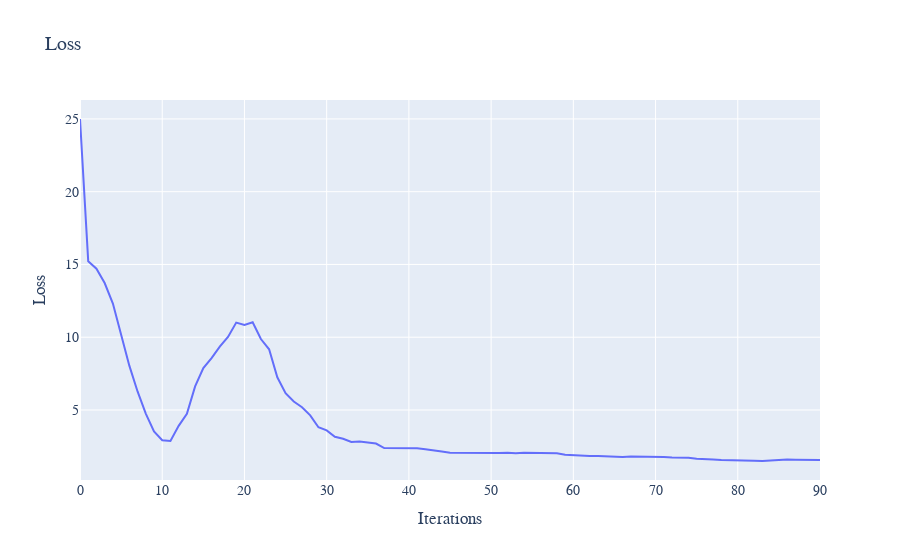

This figure's notebook cell:
### Code cell
eq = LQR()
solver = FBSDESolver(model, eq)
loss = np.array(list(solver.train(200)))
plot_losses(loss)

### Figure 1 — Plotly figure (JSON) as saved in the notebook; plotly's stock layout.template omitted (floating-point values rounded to 4 significant figures)
{"data": [{"mode": "lines", "name": "Error at x=0.1", "type": "scatter", "x": [0, 1, 2, 3, 4, 5, 6, 7, 8, 9, 10, 11, 12, 13, 14, 15, 16, 17, 18, 19, 20, 21, 22, 23, 24, 25, 26, 27, 28, 29, 30, 31, 32, 33, 34, 35, 36, 37, 38, 39, 40, 41, 42, 43, 44, 45, 46, 47, 48, 49, 50, 51, 52, 53, 54, 55, 56, 57, 58, 59, 60, 61, 62, 63, 64, 65, 66, 67, 68, 69, 70, 71, 72, 73, 74, 75, 76, 77, 78, 79, 80, 81, 82, 83, 84, 85, 86, 87, 88, 89, 90], "xaxis": "x", "y": [24.99, 15.22, 14.71, 13.72, 12.32, 10.11, 8.048, 6.274, 4.753, 3.522, 2.92, 2.877, 3.909, 4.74, 6.621, 7.876, 8.564, 9.347, 10.02, 11.01, 10.84, 11.03, 9.876, 9.173, 7.244, 6.162, 5.583, 5.192, 4.633, 3.812, 3.596, 3.163, 3.025, 2.803, 2.831, 2.762, 2.697, 2.382, 2.381, 2.328, 2.328, 2.374, 2.309, 2.246, 2.149, 2.061, 2.055, 2.084, 2.031, 2.063, 2.067, 2.045, 2.062, 2.028, 2.065, 2.042, 2.048, 2.009, 2.021, 1.92, 1.894, 1.824, 1.842, 1.843, 1.821, 1.818, 1.772, 1.806, 1.806, 1.787, 1.788, 1.769, 1.73, 1.742, 1.713, 1.653, 1.651, 1.602, 1.561, 1.56, 1.515, 1.532, 1.519, 1.496, 1.539, 1.608, 1.604, 1.587, 1.582, 1.567, 1.563], "yaxis": "y"}], "layout": {"font": {"family": "Courier New, monospace", "size": 14}, "title": {"text": "Loss"}, "xaxis": {"anchor": "y", "domain": [0, 1], "title": {"text": "Iterations"}}, "yaxis": {"anchor": "x", "domain": [0, 1], "title": {"text": "Loss"}}}}
